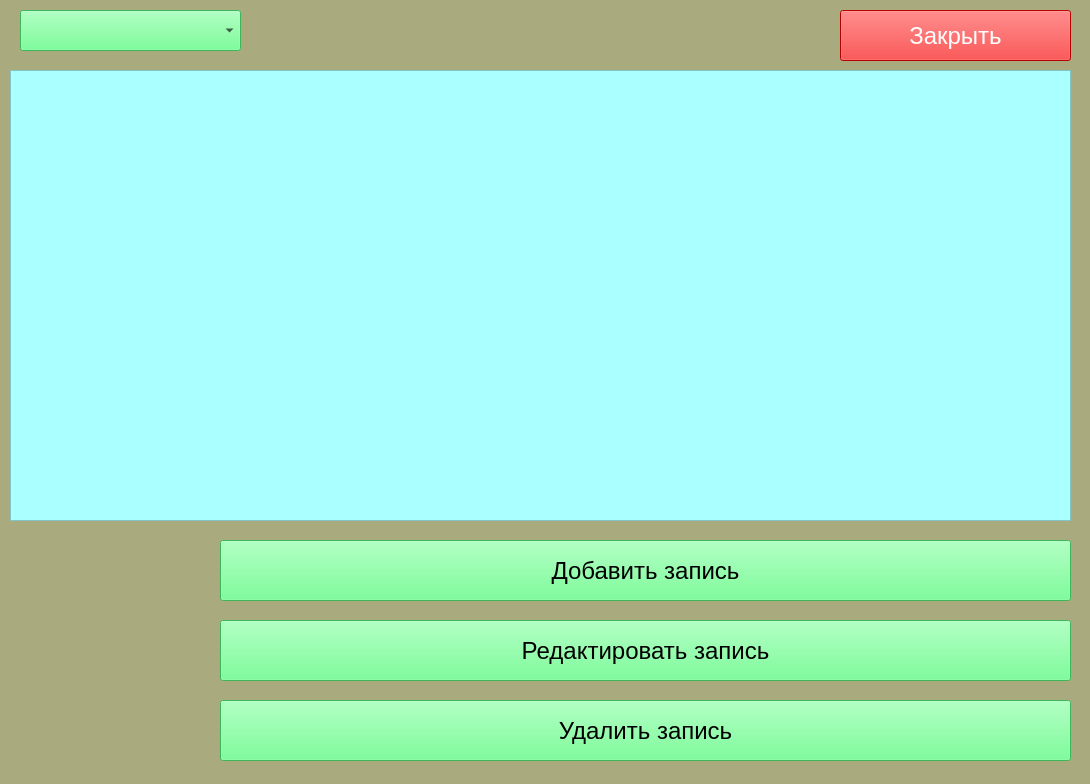
<?xml version="1.0" encoding="UTF-8"?>
<ui version="4.0">
 <class>Form</class>
 <widget class="QWidget" name="Form">
  <property name="geometry">
   <rect>
    <x>0</x>
    <y>0</y>
    <width>1090</width>
    <height>784</height>
   </rect>
  </property>
  <property name="windowTitle">
   <string>Главное окно</string>
  </property>
  <property name="styleSheet">
   <string notr="true">background-color: rgb(255, 255, 255);
background-color: rgb(170, 170, 127);</string>
  </property>
  <widget class="QPushButton" name="pushButton">
   <property name="geometry">
    <rect>
     <x>220</x>
     <y>540</y>
     <width>851</width>
     <height>61</height>
    </rect>
   </property>
   <property name="font">
    <font>
     <pointsize>18</pointsize>
    </font>
   </property>
   <property name="styleSheet">
    <string notr="true">background-color: rgb(85, 255, 127);</string>
   </property>
   <property name="text">
    <string>Добавить запись</string>
   </property>
  </widget>
  <widget class="QLabel" name="label">
   <property name="geometry">
    <rect>
     <x>20</x>
     <y>530</y>
     <width>161</width>
     <height>241</height>
    </rect>
   </property>
   <property name="text">
    <string/>
   </property>
   <property name="pixmap">
    <pixmap>icon.PNG</pixmap>
   </property>
   <property name="scaledContents">
    <bool>true</bool>
   </property>
  </widget>
  <widget class="QTableWidget" name="tableWidget">
   <property name="geometry">
    <rect>
     <x>10</x>
     <y>70</y>
     <width>1061</width>
     <height>451</height>
    </rect>
   </property>
   <property name="font">
    <font>
     <pointsize>14</pointsize>
    </font>
   </property>
   <property name="styleSheet">
    <string notr="true">background-color: rgb(170, 255, 255);</string>
   </property>
   <property name="showGrid">
    <bool>false</bool>
   </property>
   <property name="columnCount">
    <number>3</number>
   </property>
   <attribute name="horizontalHeaderVisible">
    <bool>false</bool>
   </attribute>
   <attribute name="horizontalHeaderDefaultSectionSize">
    <number>250</number>
   </attribute>
   <attribute name="horizontalHeaderMinimumSectionSize">
    <number>100</number>
   </attribute>
   <attribute name="verticalHeaderVisible">
    <bool>false</bool>
   </attribute>
   <attribute name="verticalHeaderDefaultSectionSize">
    <number>100</number>
   </attribute>
   <column/>
   <column/>
   <column/>
  </widget>
  <widget class="QPushButton" name="pushButton_2">
   <property name="geometry">
    <rect>
     <x>220</x>
     <y>620</y>
     <width>851</width>
     <height>61</height>
    </rect>
   </property>
   <property name="font">
    <font>
     <pointsize>18</pointsize>
    </font>
   </property>
   <property name="styleSheet">
    <string notr="true">background-color: rgb(85, 255, 127);</string>
   </property>
   <property name="text">
    <string>Редактировать запись</string>
   </property>
  </widget>
  <widget class="QPushButton" name="pushButton_3">
   <property name="geometry">
    <rect>
     <x>220</x>
     <y>700</y>
     <width>851</width>
     <height>61</height>
    </rect>
   </property>
   <property name="font">
    <font>
     <pointsize>18</pointsize>
    </font>
   </property>
   <property name="styleSheet">
    <string notr="true">background-color: rgb(85, 255, 127);</string>
   </property>
   <property name="text">
    <string>Удалить запись</string>
   </property>
  </widget>
  <widget class="QComboBox" name="comboBox">
   <property name="geometry">
    <rect>
     <x>20</x>
     <y>10</y>
     <width>221</width>
     <height>41</height>
    </rect>
   </property>
   <property name="styleSheet">
    <string notr="true">background-color: rgb(85, 255, 127);</string>
   </property>
  </widget>
  <widget class="QPushButton" name="pushButton_4">
   <property name="geometry">
    <rect>
     <x>840</x>
     <y>10</y>
     <width>231</width>
     <height>51</height>
    </rect>
   </property>
   <property name="font">
    <font>
     <pointsize>18</pointsize>
    </font>
   </property>
   <property name="styleSheet">
    <string notr="true">background-color: rgb(255, 0, 0);
color: rgb(255, 255, 255);</string>
   </property>
   <property name="text">
    <string>Закрыть</string>
   </property>
  </widget>
 </widget>
 <resources/>
 <connections/>
</ui>
